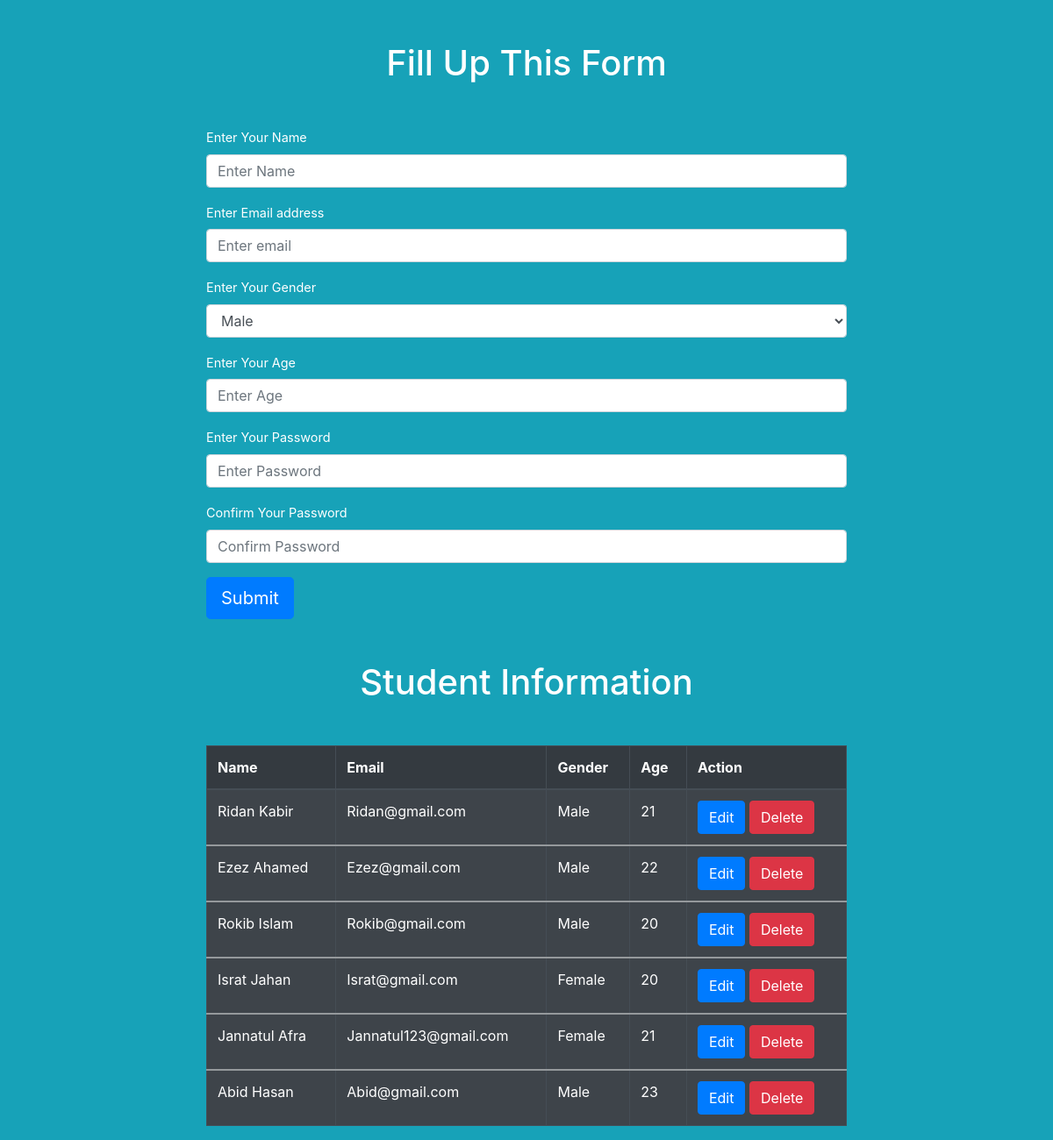
The page / on the database its author committed.
### tables this page shows
CREATE TABLE `student_info` (
  `id` int(11) NOT NULL,
  `name` varchar(50) NOT NULL,
  `email` varchar(50) NOT NULL,
  `gender` tinyint(1) NOT NULL,
  `age` float NOT NULL,
  `pass` varchar(50) NOT NULL
);

### index.php (the view, shortened to what this page needs)
<?php
	include "lib/connection.php";
	$selectSql = "SELECT * FROM student_info";
	$Student_all_data = $conn->query($selectSql);
	$data_rows = $Student_all_data->num_rows;
?>
<!doctype html>
<html lang="en">
  <head>
    <link rel="stylesheet" href="https://stackpath.bootstrapcdn.com/bootstrap/4.3.1/css/bootstrap.min.css">
  </head>
  <body class="bg-info">
	<div class="container">
		<div class="row">
			<div class="col-md-8 offset-md-2">
				<div class="header">
					<h1 class="text-white my-5 text-center">Fill Up This Form</h1>
				</div>
				<form action="<?php echo $_SERVER['PHP_SELF'];?>" method="post">
				  <div class="form-group">
				    <label for="exampleInputName1">Enter Your Name</label>
				    <input type="text" class="form-control" name="studentname" placeholder="Enter Name" required>
				  </div>
				  <div class="form-group">
				    <label for="exampleInputEmail1">Enter Email address</label>
				    <input type="email" class="form-control" name="studentemail" placeholder="Enter email" required>
				  </div>
				  <div class="form-group">
				    <label for="exampleFormControlSelect1">Enter Your Gender</label>
				    <select class="form-control" name="studentgender">
				      <option selected value="0">Male</option>
				    </select>
				  </div>
				  <div class="form-group">
				    <label for="exampleInputAge1">Enter Your Age</label>
				    <input type="number" class="form-control" name="studentage" placeholder="Enter Age" required>
				  </div>
				  <div class="form-group">
				    <label for="exampleInputPassword1">Enter Your Password</label>
				    <input type="password" class="form-control" name="studentpass" placeholder="Enter Password" required>
				  </div>
				  <div class="form-group">
				    <label for="exampleInputCPassword1">Confirm Your Password</label>
				    <input type="password" class="form-control" name="studentcpass" placeholder="Confirm Password" required>
				  </div>
				  <button type="submit" class="btn btn-lg btn-primary" name="subbtn">Submit</button>
				</form>
			</div>
		</div>
	</div>
	<div class="Show_data-table mt-5">
		<div class="container">
			<div class="row">
				<div class="col-md-8 offset-md-2">
				  <div class="header-two">
					<h1 class="text-white mb-5 text-center">Student Information</h1>
				  </div>
					<table class="table table-striped table-bordered table-dark">
					  <thead>
					    <tr>
					      <th scope="col">Name</th>
					      <th scope="col">Email</th>
					      <th scope="col">Gender</th>
					      <th scope="col">Age</th>
					      <th scope="col">Action</th>
					    </tr>
					  </thead>
					  <?php if($data_rows > 0){?>
					  	<?php while($student_row = $Student_all_data->fetch_assoc()){?>
					  <tbody>
					    <tr>
					      <td><?php echo $student_row['name'];?></td>
					      <td><?php echo $student_row['email'];?></td>
					      <td><?php
						      if($student_row['gender'] == 0){
						      	echo "Male";
						      }else{
						      	echo "Female";
						      }?>
					      </td>
					      <td><?php echo $student_row['age'];?></td>
					      <td>
					      	<a class="btn btn-primary" href="lib/edit.php?id=<?php echo $student_row['id'];?>" role="button">Edit</a>
					      	<a class="btn btn-danger" onclick="return confirm('Are you sure to delete?');" href="lib/delete.php?id=<?php echo $student_row['id'];?>" role="button">Delete</a>
					      </td>
					    </tr>
					  </tbody>
					<?php } ?>
					<?php }?>
					</table>
				</div>
			</div>
		</div>
	</div>
  </body>
</html>

### index.php (style rules this page uses)
label { color: #ffffff; font-size: 1.2vw; }

### rows shown on the page
student_info: name "Ridan Kabir", email "Ridan@gmail.com", gender "Male", age "21"
student_info: name "Ezez Ahamed", email "Ezez@gmail.com", gender "Male", age "22"
student_info: name "Rokib Islam", email "Rokib@gmail.com", gender "Male", age "20"
student_info: name "Israt Jahan", email "Israt@gmail.com", gender "Female", age "20"
student_info: name "Jannatul Afra", email "Jannatul123@gmail.com", gender "Female", age "21"
student_info: name "Abid Hasan", email "Abid@gmail.com", gender "Male", age "23"
